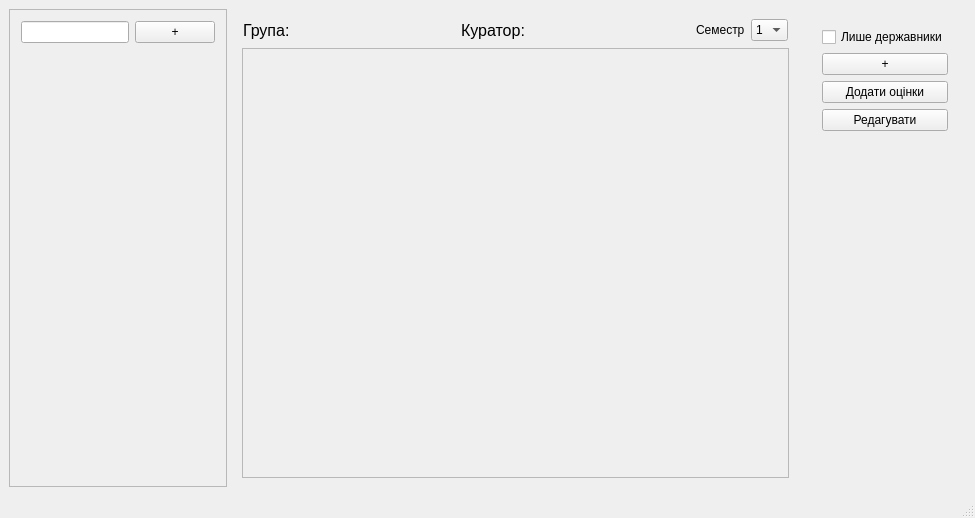
<?xml version="1.0" encoding="UTF-8"?>
<ui version="4.0">
 <class>EducationProgressMainWindow</class>
 <widget class="QMainWindow" name="EducationProgressMainWindow">
  <property name="geometry">
   <rect>
    <x>0</x>
    <y>0</y>
    <width>975</width>
    <height>518</height>
   </rect>
  </property>
  <property name="sizePolicy">
   <sizepolicy hsizetype="Minimum" vsizetype="Maximum">
    <horstretch>0</horstretch>
    <verstretch>0</verstretch>
   </sizepolicy>
  </property>
  <property name="windowTitle">
   <string>Успішність студентів</string>
  </property>
  <widget class="QWidget" name="centralwidget">
   <layout class="QHBoxLayout" name="horizontalLayout">
    <item>
     <widget class="QScrollArea" name="scrollArea">
      <property name="sizePolicy">
       <sizepolicy hsizetype="Minimum" vsizetype="Minimum">
        <horstretch>2</horstretch>
        <verstretch>0</verstretch>
       </sizepolicy>
      </property>
      <property name="widgetResizable">
       <bool>true</bool>
      </property>
      <widget class="QWidget" name="QuickAccessContainer">
       <property name="geometry">
        <rect>
         <x>0</x>
         <y>0</y>
         <width>221</width>
         <height>444</height>
        </rect>
       </property>
       <property name="sizePolicy">
        <sizepolicy hsizetype="Minimum" vsizetype="Minimum">
         <horstretch>0</horstretch>
         <verstretch>0</verstretch>
        </sizepolicy>
       </property>
       <property name="maximumSize">
        <size>
         <width>16777215</width>
         <height>16777215</height>
        </size>
       </property>
       <layout class="QVBoxLayout" name="verticalLayout_3">
        <item>
         <widget class="QWidget" name="widget" native="true">
          <property name="sizePolicy">
           <sizepolicy hsizetype="Minimum" vsizetype="Maximum">
            <horstretch>1</horstretch>
            <verstretch>1</verstretch>
           </sizepolicy>
          </property>
          <layout class="QHBoxLayout" name="horizontalLayout_2">
           <property name="leftMargin">
            <number>2</number>
           </property>
           <property name="topMargin">
            <number>2</number>
           </property>
           <property name="rightMargin">
            <number>2</number>
           </property>
           <property name="bottomMargin">
            <number>2</number>
           </property>
           <item>
            <widget class="QLineEdit" name="SearchLine">
             <property name="sizePolicy">
              <sizepolicy hsizetype="Minimum" vsizetype="Minimum">
               <horstretch>0</horstretch>
               <verstretch>0</verstretch>
              </sizepolicy>
             </property>
             <property name="echoMode">
              <enum>QLineEdit::Normal</enum>
             </property>
             <property name="cursorMoveStyle">
              <enum>Qt::LogicalMoveStyle</enum>
             </property>
            </widget>
           </item>
           <item>
            <widget class="QPushButton" name="ButtonAddPanelItem">
             <property name="sizePolicy">
              <sizepolicy hsizetype="Maximum" vsizetype="Minimum">
               <horstretch>0</horstretch>
               <verstretch>0</verstretch>
              </sizepolicy>
             </property>
             <property name="text">
              <string>+</string>
             </property>
            </widget>
           </item>
          </layout>
         </widget>
        </item>
        <item>
         <widget class="QWidget" name="QuickAccessPanel" native="true">
          <property name="sizePolicy">
           <sizepolicy hsizetype="Minimum" vsizetype="Minimum">
            <horstretch>1</horstretch>
            <verstretch>0</verstretch>
           </sizepolicy>
          </property>
          <layout class="QVBoxLayout" name="verticalLayout">
           <property name="leftMargin">
            <number>1</number>
           </property>
           <property name="topMargin">
            <number>1</number>
           </property>
          </layout>
         </widget>
        </item>
        <item>
         <spacer name="verticalSpacer">
          <property name="orientation">
           <enum>Qt::Vertical</enum>
          </property>
          <property name="sizeType">
           <enum>QSizePolicy::Expanding</enum>
          </property>
          <property name="sizeHint" stdset="0">
           <size>
            <width>10</width>
            <height>10</height>
           </size>
          </property>
         </spacer>
        </item>
       </layout>
      </widget>
     </widget>
    </item>
    <item>
     <widget class="QWidget" name="EducationPregressWidget" native="true">
      <property name="sizePolicy">
       <sizepolicy hsizetype="Minimum" vsizetype="Minimum">
        <horstretch>10</horstretch>
        <verstretch>0</verstretch>
       </sizepolicy>
      </property>
      <layout class="QVBoxLayout" name="verticalLayout_6">
       <item>
        <widget class="QWidget" name="InfoWidget" native="true">
         <property name="sizePolicy">
          <sizepolicy hsizetype="Minimum" vsizetype="Maximum">
           <horstretch>0</horstretch>
           <verstretch>0</verstretch>
          </sizepolicy>
         </property>
         <layout class="QHBoxLayout" name="horizontalLayout_3">
          <property name="leftMargin">
           <number>1</number>
          </property>
          <property name="topMargin">
           <number>1</number>
          </property>
          <property name="rightMargin">
           <number>1</number>
          </property>
          <property name="bottomMargin">
           <number>1</number>
          </property>
          <item>
           <widget class="QLabel" name="labelGrup">
            <property name="sizePolicy">
             <sizepolicy hsizetype="Maximum" vsizetype="Preferred">
              <horstretch>0</horstretch>
              <verstretch>0</verstretch>
             </sizepolicy>
            </property>
            <property name="font">
             <font>
              <pointsize>12</pointsize>
             </font>
            </property>
            <property name="text">
             <string>Група:</string>
            </property>
           </widget>
          </item>
          <item>
           <widget class="QLabel" name="name_grup">
            <property name="font">
             <font>
              <pointsize>12</pointsize>
             </font>
            </property>
            <property name="text">
             <string/>
            </property>
           </widget>
          </item>
          <item>
           <widget class="QLabel" name="labelCurator">
            <property name="sizePolicy">
             <sizepolicy hsizetype="Maximum" vsizetype="Preferred">
              <horstretch>0</horstretch>
              <verstretch>0</verstretch>
             </sizepolicy>
            </property>
            <property name="font">
             <font>
              <pointsize>12</pointsize>
             </font>
            </property>
            <property name="text">
             <string>Куратор:</string>
            </property>
           </widget>
          </item>
          <item>
           <widget class="QLabel" name="name_curator">
            <property name="font">
             <font>
              <pointsize>12</pointsize>
             </font>
            </property>
            <property name="text">
             <string/>
            </property>
           </widget>
          </item>
          <item>
           <widget class="QLabel" name="labelSemester">
            <property name="sizePolicy">
             <sizepolicy hsizetype="Maximum" vsizetype="Preferred">
              <horstretch>0</horstretch>
              <verstretch>0</verstretch>
             </sizepolicy>
            </property>
            <property name="text">
             <string>Семестр</string>
            </property>
           </widget>
          </item>
          <item>
           <widget class="QComboBox" name="comboBoxSemester">
            <property name="sizePolicy">
             <sizepolicy hsizetype="Maximum" vsizetype="Fixed">
              <horstretch>0</horstretch>
              <verstretch>0</verstretch>
             </sizepolicy>
            </property>
            <item>
             <property name="text">
              <string>1</string>
             </property>
            </item>
            <item>
             <property name="text">
              <string>2</string>
             </property>
            </item>
           </widget>
          </item>
         </layout>
        </widget>
       </item>
       <item>
        <widget class="QScrollArea" name="scrollArea_2">
         <property name="widgetResizable">
          <bool>true</bool>
         </property>
         <widget class="QWidget" name="scrollAreaWidgetContents">
          <property name="geometry">
           <rect>
            <x>0</x>
            <y>0</y>
            <width>510</width>
            <height>389</height>
           </rect>
          </property>
          <layout class="QVBoxLayout" name="verticalLayout_5">
           <item>
            <widget class="QWidget" name="TableConteiner" native="true">
             <property name="sizePolicy">
              <sizepolicy hsizetype="Minimum" vsizetype="Maximum">
               <horstretch>1</horstretch>
               <verstretch>1</verstretch>
              </sizepolicy>
             </property>
             <layout class="QHBoxLayout" name="horizontalLayout_4">
              <property name="leftMargin">
               <number>0</number>
              </property>
              <property name="topMargin">
               <number>0</number>
              </property>
              <property name="rightMargin">
               <number>0</number>
              </property>
              <property name="bottomMargin">
               <number>0</number>
              </property>
             </layout>
            </widget>
           </item>
           <item>
            <spacer name="verticalSpacer_3">
             <property name="orientation">
              <enum>Qt::Vertical</enum>
             </property>
             <property name="sizeHint" stdset="0">
              <size>
               <width>20</width>
               <height>367</height>
              </size>
             </property>
            </spacer>
           </item>
          </layout>
         </widget>
        </widget>
       </item>
      </layout>
     </widget>
    </item>
    <item>
     <widget class="QWidget" name="FunctionalPanelConteiner" native="true">
      <property name="sizePolicy">
       <sizepolicy hsizetype="Minimum" vsizetype="Minimum">
        <horstretch>2</horstretch>
        <verstretch>0</verstretch>
       </sizepolicy>
      </property>
      <layout class="QVBoxLayout" name="verticalLayout_2">
       <item>
        <widget class="QWidget" name="FunctionalPanel" native="true">
         <layout class="QVBoxLayout" name="verticalLayout_4">
          <item>
           <widget class="QCheckBox" name="CheckFormOfEducation">
            <property name="sizePolicy">
             <sizepolicy hsizetype="Minimum" vsizetype="Fixed">
              <horstretch>0</horstretch>
              <verstretch>0</verstretch>
             </sizepolicy>
            </property>
            <property name="text">
             <string>Лише державники</string>
            </property>
           </widget>
          </item>
          <item>
           <widget class="QPushButton" name="ButtonShowAddWindow">
            <property name="text">
             <string>+</string>
            </property>
           </widget>
          </item>
          <item>
           <widget class="QPushButton" name="ButtonShowInpuMarksForm">
            <property name="text">
             <string>Додати оцінки</string>
            </property>
           </widget>
          </item>
          <item>
           <widget class="QPushButton" name="ButtonShowRepairWindow">
            <property name="text">
             <string>Редагувати</string>
            </property>
           </widget>
          </item>
         </layout>
        </widget>
       </item>
       <item>
        <spacer name="verticalSpacer_2">
         <property name="orientation">
          <enum>Qt::Vertical</enum>
         </property>
         <property name="sizeHint" stdset="0">
          <size>
           <width>20</width>
           <height>40</height>
          </size>
         </property>
        </spacer>
       </item>
      </layout>
     </widget>
    </item>
   </layout>
  </widget>
  <widget class="QMenuBar" name="menubar">
   <property name="geometry">
    <rect>
     <x>0</x>
     <y>0</y>
     <width>975</width>
     <height>25</height>
    </rect>
   </property>
  </widget>
  <widget class="QStatusBar" name="statusbar"/>
 </widget>
 <resources/>
 <connections/>
</ui>
